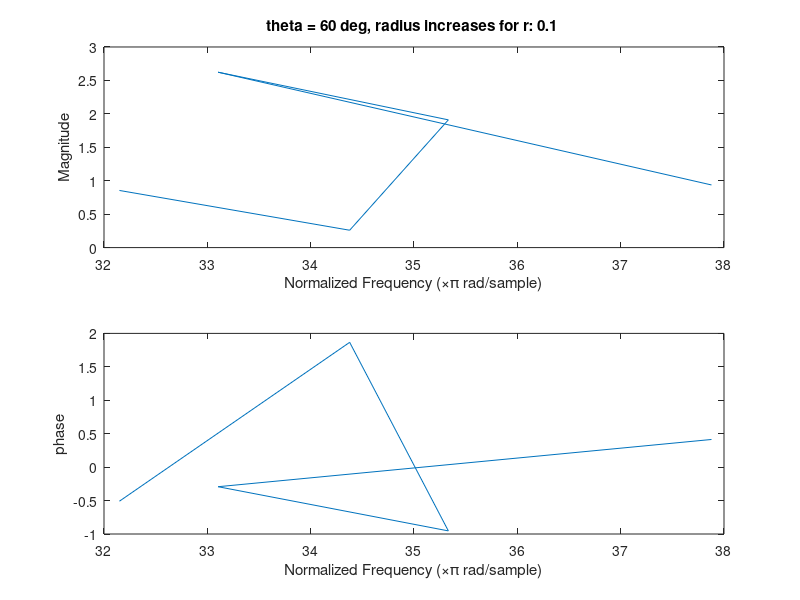
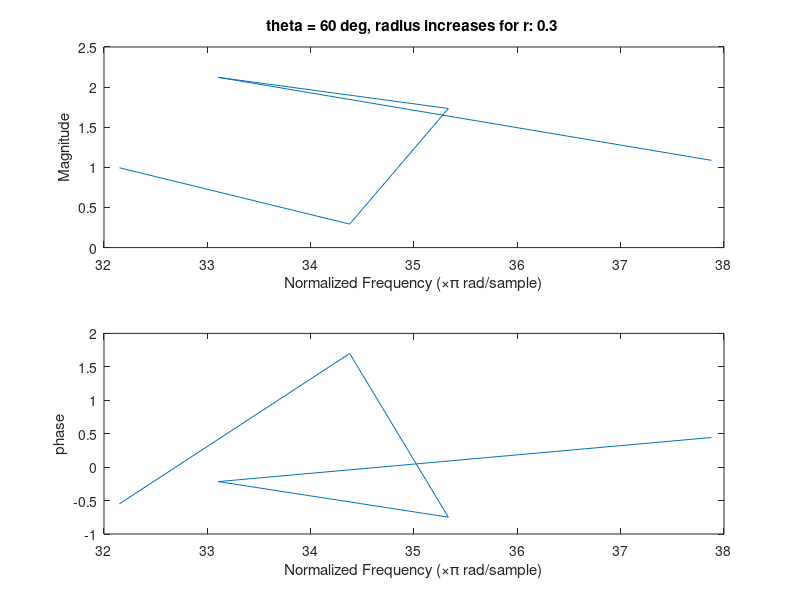
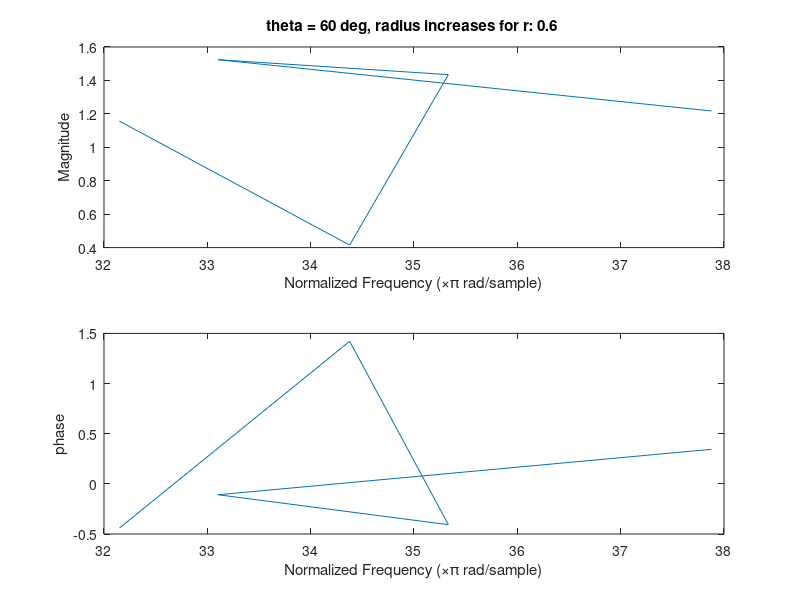
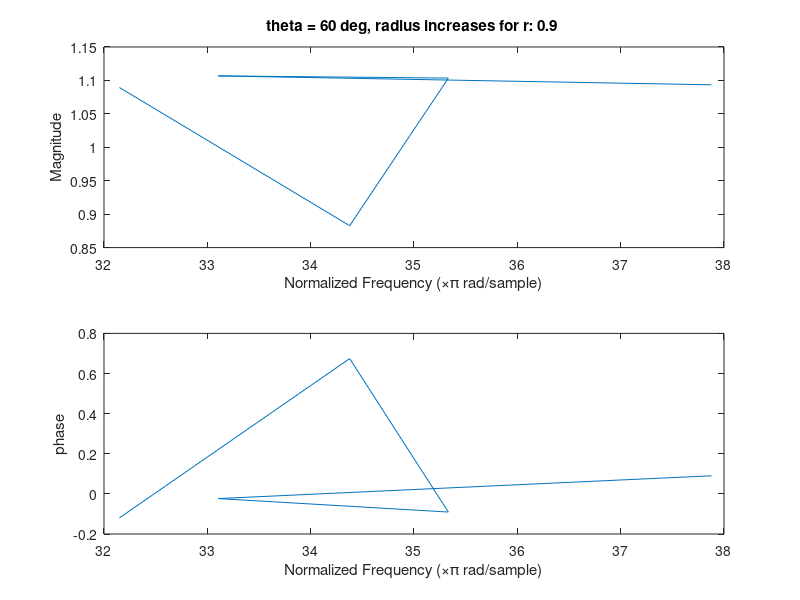

Source code (MATLAB) for these figures, in order:
theta = pi/3;
r = 0.1;
figure;
b = [1, -(2*cos(theta)), 1];
a = [1, -(2*r*cos(theta)), r^2];
[h,w] = freqz(b,a,'whole');
subplot(2,1,1);
plot(w/pi,abs(h))
title('theta = 60 deg, radius increases for r: 0.1 ');
xlabel('Normalized Frequency (\times\pi rad/sample)')
ylabel('Magnitude')

subplot(2,1,2);
plot(w/pi,angle(h));
xlabel('Normalized Frequency (\times\pi rad/sample)')
ylabel('phase')

%2nd graph
r = 0.3;
figure;
b = [1, -(2*cos(theta)), 1];
a = [1, -(2*r*cos(theta)), r^2];
[h,w] = freqz(b,a,'whole');
subplot(2,1,1);
plot(w/pi,abs(h))
title('theta = 60 deg, radius increases for r: 0.3 ');
xlabel('Normalized Frequency (\times\pi rad/sample)')
ylabel('Magnitude')

subplot(2,1,2);
plot(w/pi,angle(h));
xlabel('Normalized Frequency (\times\pi rad/sample)')
ylabel('phase')

%3rd graph
r = 0.6;
figure;
b = [1, -(2*cos(theta)), 1];
a = [1, -(2*r*cos(theta)), r^2];
[h,w] = freqz(b,a,'whole');
subplot(2,1,1);
plot(w/pi,abs(h))
title('theta = 60 deg, radius increases for r: 0.6 ');
xlabel('Normalized Frequency (\times\pi rad/sample)')
ylabel('Magnitude')

subplot(2,1,2);
plot(w/pi,angle(h));
xlabel('Normalized Frequency (\times\pi rad/sample)')
ylabel('phase')


%4th graph
r = 0.9;
figure;
b = [1, -(2*cos(theta)), 1];
a = [1, -(2*r*cos(theta)), r^2];
[h,w] = freqz(b,a,'whole');
subplot(2,1,1);
plot(w/pi,abs(h))
title('theta = 60 deg, radius increases for r: 0.9 ');
xlabel('Normalized Frequency (\times\pi rad/sample)')
ylabel('Magnitude')

subplot(2,1,2);
plot(w/pi,angle(h));
xlabel('Normalized Frequency (\times\pi rad/sample)')
ylabel('phase')


